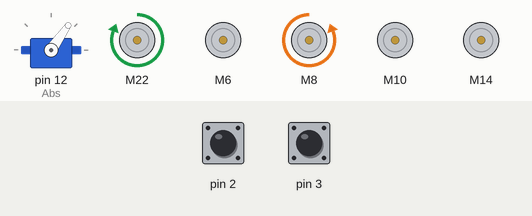
A sketch run on a simulated Arduino Leonardo, built with avr-gcc and run on an emulated ATmega32U4. Shown: servo, 5 × DC motor (green arrow = forward, orange = backward, longer = faster). Inputs (shaded band) come from the test bench; at power-on: pin 2 HIGH, pin 3 HIGH.

Above: at 2.4 s.
At 2.9 s:
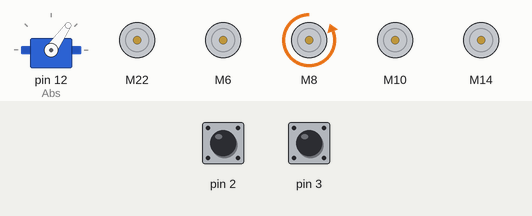
At 10.1 s:
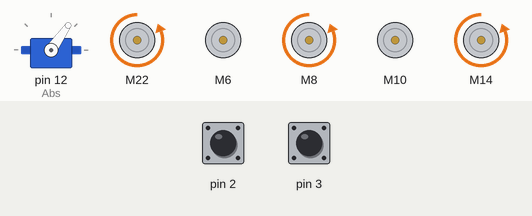
At 17.8 s:
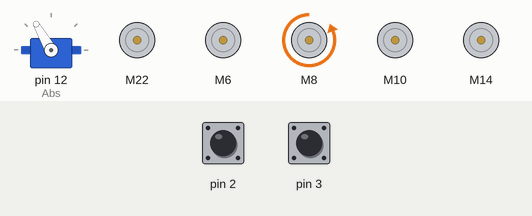
At 25.5 s:
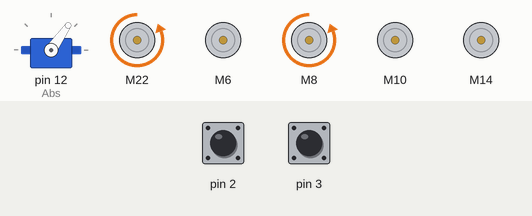
At 33.7 s:
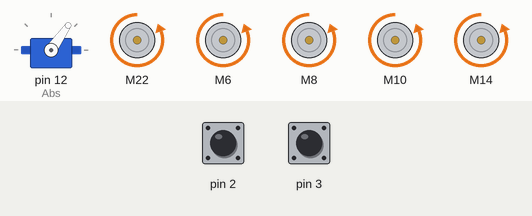
Timing chart, 0 to 40.0 s (numbered marks = the images above):
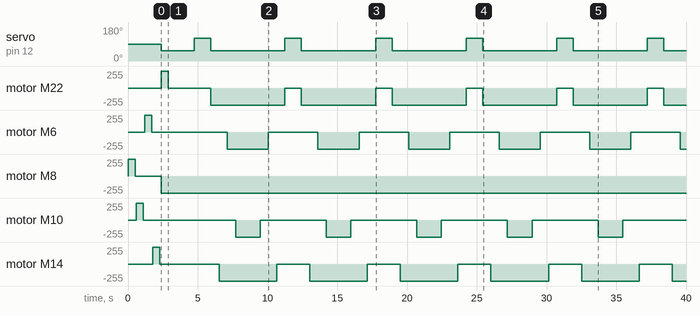

Measured:
- by itself, servo on pin 12 (Abs): repeats every 6.5 s: 120° 1.2 s, 55° 5.3 s
- by itself, motor M8: stopped → forward 255/255 at 0.01 s, → stopped 0.49 s later, → backward 255/255 1.9 s later
- by itself, motor M6: stopped → forward 255/255 at 1.2 s, → stopped 0.50 s later, → backward 255/255 5.4 s later, → stopped 2.9 s later, … (13 changes in this stretch)
- by itself, motor M22: stopped → forward 255/255 at 2.4 s, → stopped 0.50 s later, → backward 255/255 3.1 s later, → stopped 5.3 s later, … (13 changes in this stretch)

The sketch:

SmartHand.ino
```cpp
/*
 * DRV8833_Test
 * Simple test for the DRV8833 library.
 * The DRV8833 is a dual motor driver carrier made by Pololu.
 * You can find it here: https://www.pololu.com/product/2130
 *
 * Attach the positive wire of a motor to the Aout1 and the negative
 * wire to the Aout2 pins on the DRV8833.
 * Attach the Arduino's ground to the one of the GND pins on the DRV8833.
 * Attach a 9V battery's positive connection to the Vin pin
 * on the DRV8833, and the negative connection to one of the GND pins.
 *
 * Created March 16, 2015, by Aleksandr J. Spackman.
 */

#include <Finger.h>
#include <Servo.h>

// Create an instance of the DRV8833:
Finger Pinky(2,5,8,9,1300);
Finger Ring(3,4,10,11,1600);
Finger Midle(17,18,6,7,1800);
Finger Indx(16,19,14,15,1600);
Finger Thumb(20,21,22,23,1300);

Servo Abs;
void setup() {
  // put your setup code here, to run once:

  // Start the serial port:
  Abs.attach(12);
  Serial.begin(9600);

  // Wait for the serial port to connect. Needed for Leonardo.
  while (!Serial);
  attachInterrupt(digitalPinToInterrupt(2),readPinky,CHANGE);
  attachInterrupt(digitalPinToInterrupt(3),readRing,CHANGE);
  attachInterrupt(digitalPinToInterrupt(18),readMidle,CHANGE);
  attachInterrupt(digitalPinToInterrupt(19),readIndx,CHANGE);
  attachInterrupt(digitalPinToInterrupt(20),readThumb,CHANGE);
  // Attach a motor to the input pins:
  Pinky.setPos(12000);
  delayPos(500);
  Ring.setPos(16000);
  delayPos(500);
  Midle.setPos(18000);
  delayPos(500);
  Indx.setPos(16000);
  delayPos(500);
  Thumb.setPos(13000);

}
void readThumb(){
Thumb.readEncoder();
}
void readPinky(){
Pinky.readEncoder();
}
void readMidle(){
Midle.readEncoder();
}
void readIndx(){
Indx.readEncoder();
}
void readRing(){
Ring.readEncoder();
}

int absVal =0;
void loop() {

    Abs.write(55);
  if(Serial.available()){
    String value = "";
    String label = "";
    bool isLabel = true;
    while(Serial.available()){
      char c= (char)Serial.read();
      if(c =='=')
        isLabel = false;
      else if(isLabel)
        label+=c;
      else
        value+=c;
      delay(5);
    }
    if(label=="thumb"){
      Thumb.setPos(value.toInt());
    }
    else if(label=="pinky"){
      Pinky.setPos(value.toInt());
    }
    else if(label=="ring"){
      Ring.setPos(value.toInt());
    }
    else if(label=="indx"){
      Indx.setPos(value.toInt());
    }
    else if(label=="midle"){
      Midle.setPos(value.toInt());
    }
  }
  Thumb.move();
  Midle.move();
  Pinky.move();
  Ring.move();
  Indx.move();

  Pinky.setPos(1200);
  delayPos(500);
  Ring.setPos(1600);
  delayPos(500);
  Midle.setPos(1800);
  delayPos(500);
  Indx.setPos(1600);
  delayPos(500);
  Thumb.setPos(1300);
  Abs.write(120);
  delayPos(1000);
  Thumb.setPos(0);
  Abs.write(55);
  delayPos(500);
  Indx.setPos(0);
  delayPos(500);
  Midle.setPos(0);
  delayPos(500);
  Ring.setPos(0);
  delayPos(500);
  Pinky.setPos(0);
  delayPos(500);

}
void delayPos(int mil){
  for(int i=0;i<mil;i++){
    Thumb.move();
    Midle.move();
    Pinky.move();
    Ring.move();
    Indx.move();
    delay(1);
  }

}
void loop2(){
  Thumb.setPos(1000);
  delay(1000);
  Thumb.setPos(0);
}
```
